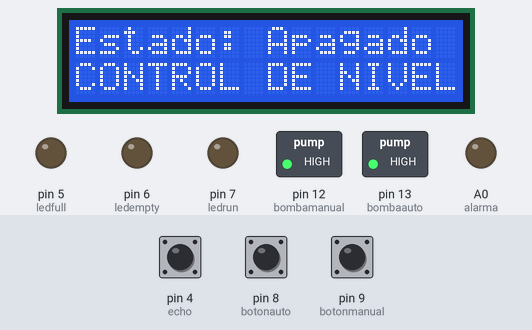
A sketch run on a simulated Arduino Uno, built with avr-gcc and run on an emulated ATmega328P. On the bench: 16×2 character LCD, switched loads named in the sketch (green lamp = pin HIGH), output pins drawn as LEDs (lit = HIGH). Inputs (shaded band) come from the test bench; at power-on: pin 8 (botonauto) LOW, pin 9 (botonmanual) LOW, pin 4 (echo) LOW. Pins used as bus, display or sensor lines are not drawn; what the sketch prints to the serial monitor is not drawn.

Above: at 2.2 s.
2.3 s: pin 8 (botonauto) pulled HIGH for 3.2 s
At 3.8 s:
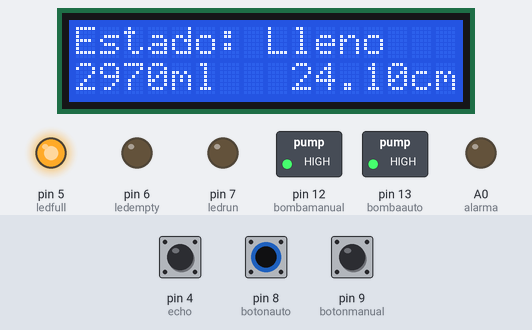
7.0 s: pin 9 (botonmanual) pulled HIGH for 3.2 s
At 8.6 s:
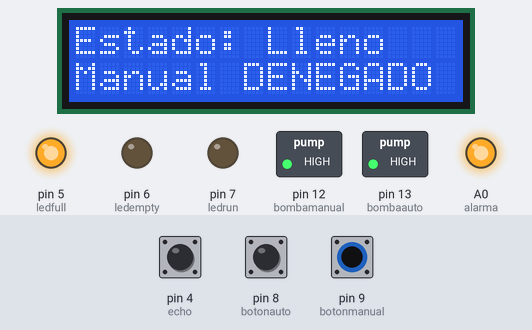
12.9 s: pin 8 (botonauto) pulled HIGH for 1 s
At 13.4 s:
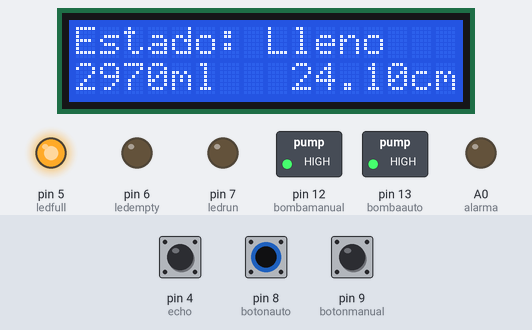
15.4 s: pin 4 (echo) pulsed HIGH 2 times (0.12 s each, 0.3 s apart)
At 16.5 s:
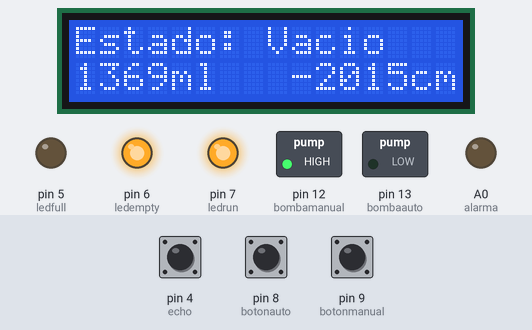
19.3 s: pin 8 (botonauto) pulled HIGH for 0.2 s
At 20.2 s:
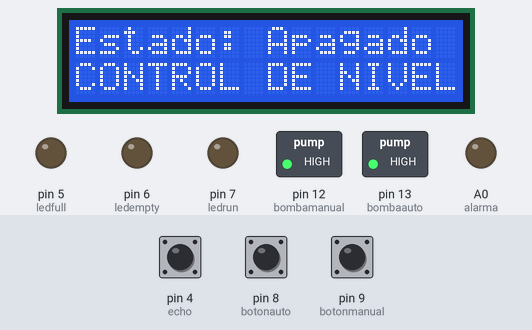
Timing chart, 0 to 22.0 s (numbered marks = the images above; inputs shaded):
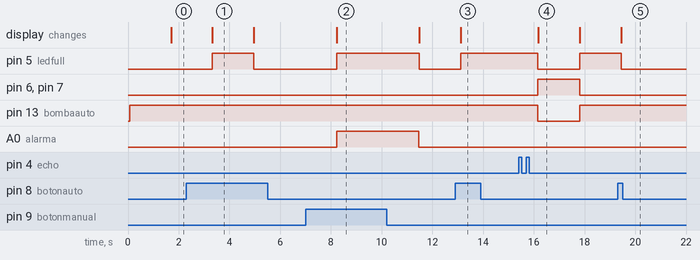

Measured:
- after the input at 2.3 s, pin 5 (ledfull): LOW → HIGH after 1.0 s, → LOW 1.6 s later; the display: changes after 1.0 s (image 1)
- after the input at 7.0 s, pin 5 (ledfull): LOW → HIGH after 1.2 s, → LOW 3.3 s later; A0 (alarma): LOW → HIGH after 1.2 s, → LOW 3.2 s later; the display: changes after 1.2 s (image 2)
- after the input at 12.9 s, pin 5 (ledfull): LOW → HIGH after 0.22 s; the display: changes after 0.22 s (image 3)
- after the input at 15.4 s, pin 5 (ledfull), pin 13 (bombaauto): HIGH → LOW after 0.76 s, → HIGH 1.7 s later; pin 6 (ledempty), pin 7 (ledrun): LOW → HIGH after 0.76 s, → LOW 1.7 s later; the display: changes after 0.78 s (image 4)
- after the input at 19.3 s, pin 5 (ledfull): HIGH → LOW after 0.15 s; the display: changes after 0.15 s (image 5)
- what the display in image 1 shows lasts 1.7 s, from 3.3 s to 5.0 s

The sketch:

Control_de_Nivel.ino
```cpp
#include <Wire.h>
#include <LiquidCrystal_I2C.h>
LiquidCrystal_I2C lcd(0x3F,16,2) ;
int trig = 3;
int echo = 4;
int bombaauto=13;
int bombamanual=12;
int ledfull=5;
int ledempty=6;
int ledrun=7;
int alarma=A0;
int botonauto=8;
int botonmanual=9;
long tiempo;
float dist;
int encendido = 0;
int mililitro;

void setup() {
Serial.begin(9600);
lcd.backlight();
lcd.init();
pinMode(trig, OUTPUT);
pinMode(echo, INPUT);
pinMode(bombamanual, OUTPUT);
pinMode(bombaauto, OUTPUT);
pinMode(ledfull, OUTPUT);
pinMode(ledempty, OUTPUT);
pinMode(ledrun, OUTPUT);
pinMode(botonauto, INPUT);
pinMode(botonmanual, INPUT);
pinMode(alarma,OUTPUT);
digitalWrite(bombamanual,HIGH);
digitalWrite(bombaauto,HIGH);
}

void loop() {

digitalWrite(trig, 0);//Iniciamos en LOW el trig
delayMicroseconds(5);//Esperamos 5 microsegundos antes de mandar la primera onda, asi evitamos que se combinen y erroneas lecturas.
digitalWrite(trig, HIGH);//Iniciamos el trig
tiempo= pulseIn(echo, HIGH);//Almacenamos en la variable tiempo, lo que tarda en ir regresar la ondateniendo asi el tiempo doble (ida y vuelta) se debe quitar la mitad
//Velocidad del Sonido es 349.2 m/s (a 30ºc al nivel del mar)->0.0349cm/microsegundo, Si V=d/t entonces d=(v*(t/2))
dist= float (0.0340*(tiempo/2));//Almacenamos el resultado de la operacion en la varible dist
mililitro= float (24.1-dist)*123.247;//Almacenamos en la variable mililitro el resultado de la resta de:(la distancia maxima que mide el sensor del deposito vacio) -(la distancia del sensor)*(los mililitros aprox que hay en un cm de altura) varia segun su contenedor
float distrue=24.1-dist;//Almacenamos en la variable distrue la dstancia maxima del deposito vacio menos la distancia, obteniendo asi la altura del liquido
delay(600);//delay de 600 milisegundos(Cada 600 milisegundos mandara una onda ultrasonica para actualizar la dist)
lcd.clear();
lcd.setCursor(0,0);
lcd.print("Estado:");
Serial.println(dist);


if(digitalRead(botonmanual) == HIGH){

if(dist<=11.8){
lcd.setCursor(8,0);
lcd.print("Lleno");
lcd.setCursor(0,1);
lcd.print("Manual DENEGADO");
digitalWrite(ledfull, HIGH);
digitalWrite(ledrun, LOW);
digitalWrite(ledempty, LOW);
digitalWrite(bombamanual,HIGH);
analogWrite(alarma,255);}

if((dist<21.7)&&(dist>11.8)){
lcd.setCursor(8,0);
lcd.print("Llenando");
lcd.setCursor(0,1);
lcd.print("Manual ACTIVADO");
digitalWrite(ledfull, LOW);
digitalWrite(ledempty, LOW);
digitalWrite(ledrun, HIGH);
digitalWrite(bombamanual,LOW);
analogWrite(alarma,LOW);}

if(dist>=21.7){
lcd.setCursor(8,0);
lcd.print("Bajo");
lcd.setCursor(0,1);
lcd.print("Manual ACTIVADO");
digitalWrite(ledfull, LOW);
digitalWrite(ledrun, HIGH);
digitalWrite(bombamanual,LOW);
digitalWrite(ledempty, HIGH);
analogWrite(alarma,LOW);}

}
else{
digitalWrite(bombamanual,HIGH);
analogWrite(alarma,LOW);

if(digitalRead(botonauto) == 1){
      encendido= !encendido;}

if(encendido==1){

if(dist<=11.8){
lcd.setCursor(8,0);
lcd.print("Lleno");
lcd.setCursor(0,1);
lcd.print(mililitro);
lcd.setCursor(4,1);
lcd.print("ml");
lcd.setCursor(9,1);
lcd.print(distrue);
lcd.setCursor(14,1);
lcd.print("cm");
digitalWrite(ledfull, HIGH);
digitalWrite(ledempty, LOW);
digitalWrite(ledrun, LOW);
digitalWrite(bombaauto,HIGH);
}

if((dist<21.7)&&(dist>11.8)){
lcd.setCursor(8,0);
lcd.print("Llenando");
lcd.setCursor(0,1);
lcd.print(mililitro);
lcd.setCursor(4,1);
lcd.print("ml");
lcd.setCursor(9,1);
lcd.print(distrue);
lcd.setCursor(14,1);
lcd.print("cm");
digitalWrite(bombaauto,LOW);
digitalWrite(ledfull, LOW);
digitalWrite(ledempty, LOW);
digitalWrite(ledrun, HIGH);}

if(dist>21.7){
lcd.setCursor(8,0);
lcd.print("Bajo");
lcd.setCursor(0,1);
lcd.print(mililitro);
lcd.setCursor(4,1);
lcd.print("ml");
lcd.setCursor(9,1);
lcd.print(distrue);
lcd.setCursor(14,1);
lcd.print("cm");
digitalWrite(bombaauto,LOW);
digitalWrite(ledfull, LOW);
digitalWrite(ledempty, HIGH);
digitalWrite(ledrun, HIGH);}

if(dist>=23){
lcd.setCursor(8,0);
lcd.print("Vacio");
lcd.setCursor(0,1);
lcd.print(mililitro);
lcd.setCursor(4,1);
lcd.print("ml");
lcd.setCursor(9,1);
lcd.print(distrue);
lcd.setCursor(14,1);
lcd.print("cm");
digitalWrite(bombaauto,LOW);
digitalWrite(ledfull, LOW);
digitalWrite(ledempty, HIGH);
digitalWrite(ledrun, HIGH);}
}

else {
lcd.setCursor(8,0);
lcd.print("Apagado");
lcd.setCursor(0,1);
lcd.print("CONTROL DE NIVEL");
digitalWrite(bombamanual,HIGH);
digitalWrite(bombaauto,HIGH);
digitalWrite(ledfull, LOW);
digitalWrite(ledempty, LOW);
digitalWrite(ledrun, LOW);
analogWrite(alarma,LOW);}

}

}
```
